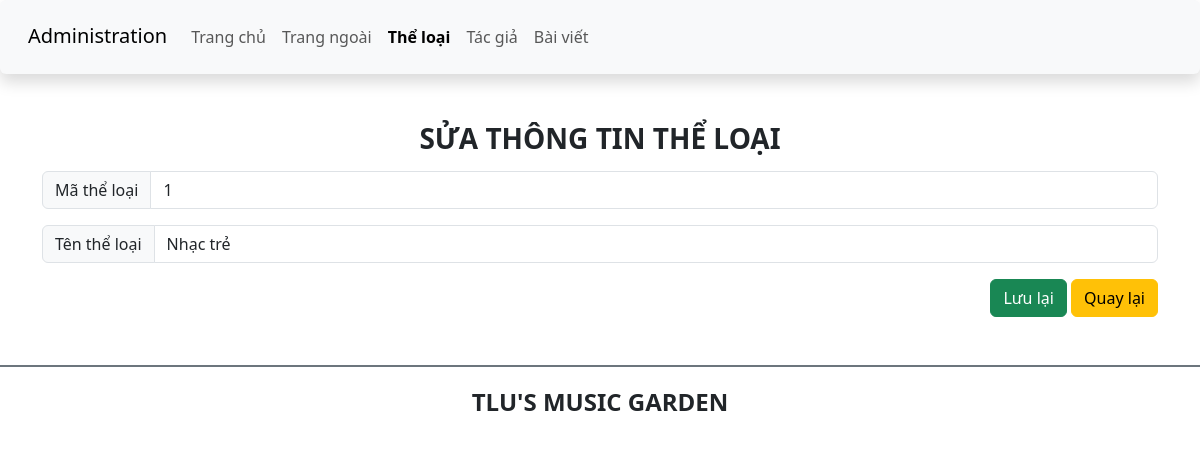
/admin/view/edit_category.php?id=1, run on an earlier commit of the app's database.
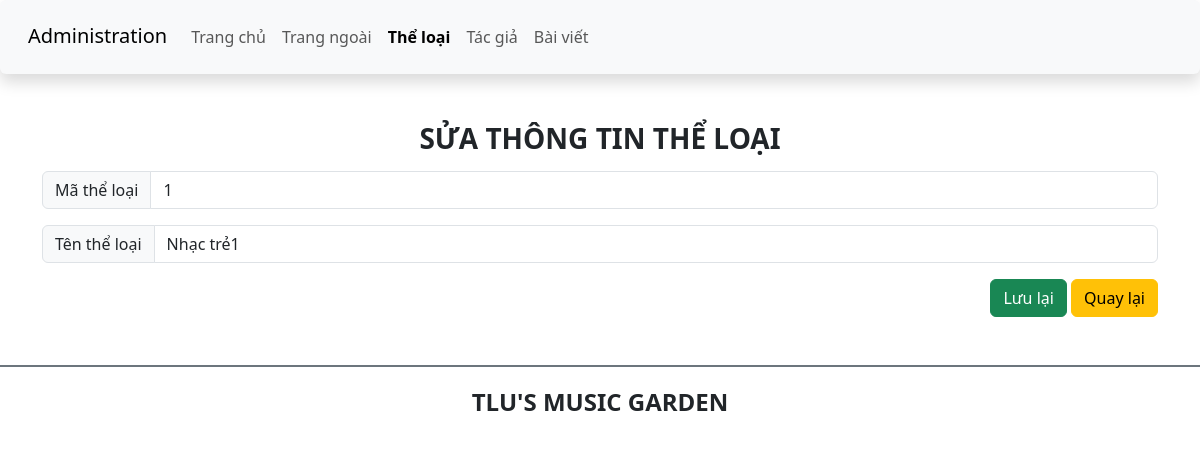
And on a later commit of the database.
### tables this page shows
CREATE TABLE `theloai` (
  `ma_tloai` int(10) UNSIGNED NOT NULL,
  `ten_tloai` varchar(50) DEFAULT NULL
);

### admin/view/edit_category.php (the view, shortened to what this page needs)
<?php
    include("../model/connect.php");
    $id = isset($_GET["id"]) ? $_GET["id"] :"";
    $sql = "SELECT * FROM theloai WHERE ma_tloai=" . $id;
    $data = $connect->query($sql);
    $list_category = [];
    while ($row = $data->fetch_assoc()) {
        $list_category = $row;
    }
?>
<!DOCTYPE html>
<html lang="en">
<head>
    <link href="https://cdn.jsdelivr.net/npm/bootstrap@5.3.0-alpha1/dist/css/bootstrap.min.css" rel="stylesheet">
    <link rel="stylesheet" href="https://cdnjs.cloudflare.com/ajax/libs/font-awesome/6.3.0/css/all.min.css" />
    <link rel="stylesheet" href="css/style_login.css">
</head>
<body>
    <header>
        <nav class="navbar navbar-expand-lg bg-body-tertiary shadow p-3 bg-white rounded">
            <div class="container-fluid">
                <div class="h3">
                    <a class="navbar-brand" href="#">Administration</a>
                </div>
                <div class="collapse navbar-collapse" id="navbarSupportedContent">
                <ul class="navbar-nav me-auto mb-2 mb-lg-0">
                    <li class="nav-item">
                        <a class="nav-link" aria-current="page" href="./">Trang chủ</a>
                    </li>
                    <li class="nav-item">
                        <a class="nav-link" href="../index.php">Trang ngoài</a>
                    </li>
                    <li class="nav-item">
                        <a class="nav-link active fw-bold" href="category.php">Thể loại</a>
                    </li>
                    <li class="nav-item">
                        <a class="nav-link" href="author.php">Tác giả</a>
                    </li>
                    <li class="nav-item">
                        <a class="nav-link" href="article.php">Bài viết</a>
                    </li>
                </ul>
                </div>
            </div>
        </nav>
    </header>
    <main class="container mt-5 mb-5">
        <div class="row">
            <div class="col-sm">
                <h3 class="text-center text-uppercase fw-bold">Sửa thông tin thể loại</h3>
                <form action="../category.php?action=edit" method="post">
                    <div class="input-group mt-3 mb-3">
                        <span class="input-group-text" id="lblCatId">Mã thể loại</span>
                        <input type="text" class="form-control" name="matheloai" readonly value="<?= $list_category["ma_tloai"] ?>">
                    </div>
                    <div class="input-group mt-3 mb-3">
                        <span class="input-group-text" id="lblCatName">Tên thể loại</span>
                        <input type="text" class="form-control" name="tentheloai" value = "<?= $list_category["ten_tloai"] ?>">
                    </div>
                    <div class="form-group  float-end ">
                        <input type="submit" value="Lưu lại" class="btn btn-success">
                        <a href="category.php" class="btn btn-warning ">Quay lại</a>
                    </div>
                </form>
            </div>
        </div>
    </main>
    <footer class="bg-white d-flex justify-content-center align-items-center border-top border-secondary  border-2" style="height:80px">
        <h4 class="text-center text-uppercase fw-bold">TLU's music garden</h4>
    </footer>
</body>
</html>

What changed in the data, as far as the page shows it:
changed theloai id 1: tentheloai "Nhạc trẻ" → "Nhạc trẻ1"
